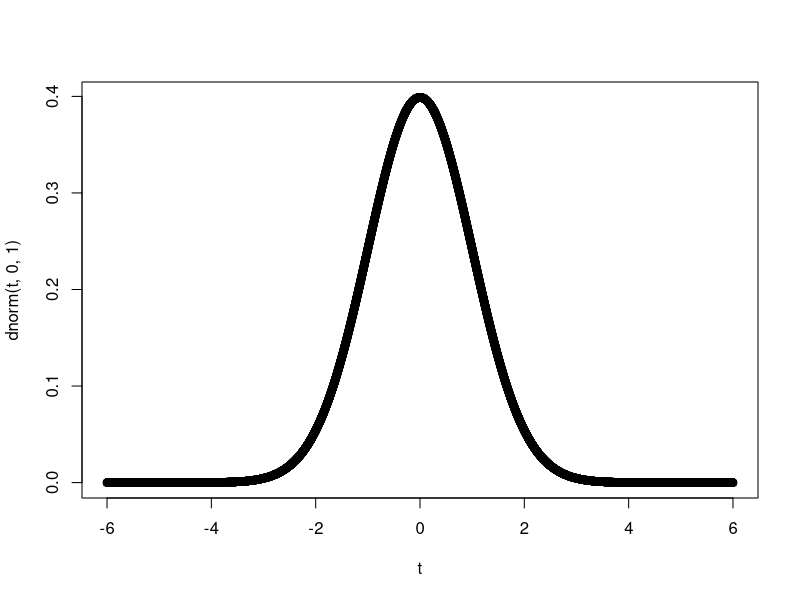
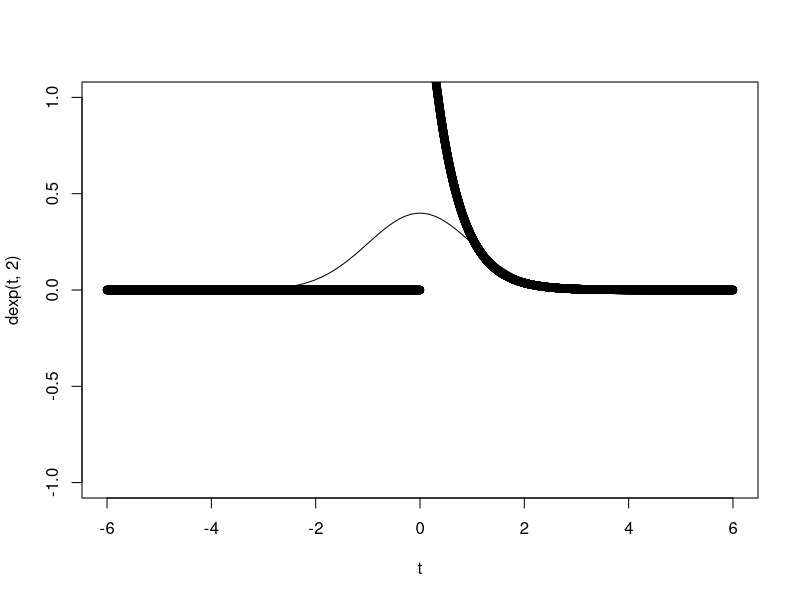
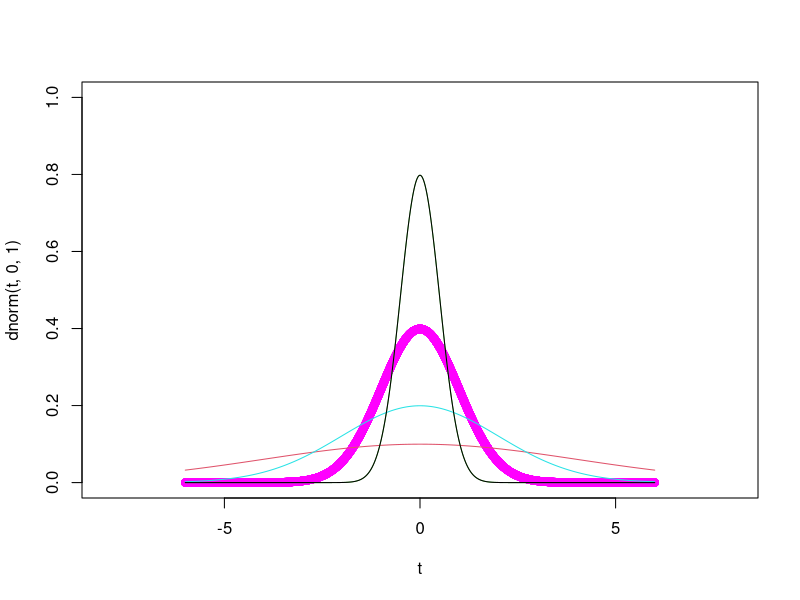
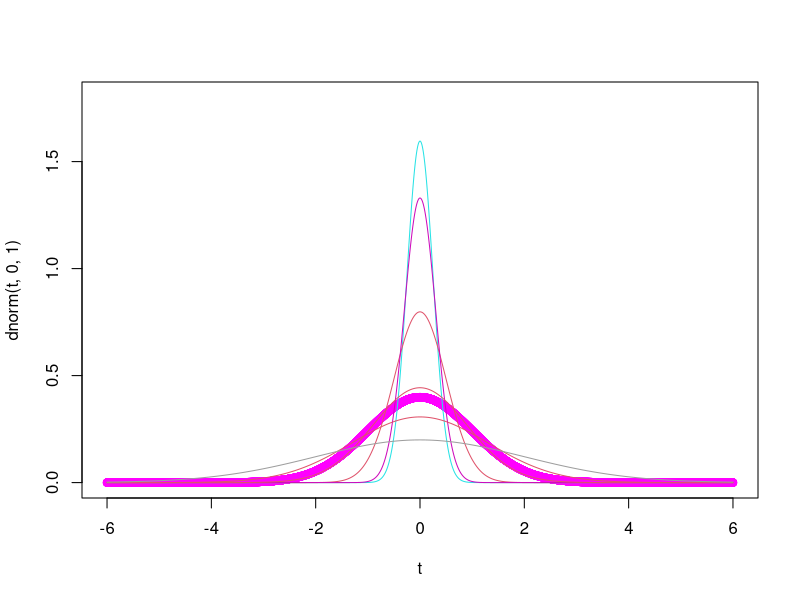

These charts were generated, in order, by the following R code:
#Repartitii de v.a.
#1.d+nume_repartitie=functie de masa(caz discret)/functia de densitate(caz continuu)
#dgeom(x,p)
#dbinom(x,n,p)
dbinom(3,5,0.4)
#P(X=3)
#dexp(x,lambda)
dexp(3,1)
#NU mai e o probabilitate
#2. p+nume_repartitie=functia de repartitie
 #  pbinom(x,n,p)
   #P(X<=x)
   pbinom(3,5,0.4)
#3. r+nume_repartitie=genereaza valori din acel tip de repartitie
 #  rbinom(nr,n,p)
   rbinom(3,5,0.4)
   #Reprezentari grafice de functii
   #Functia densitate de probabilitate a repartitiei normale
   t <- seq(-6,6,0.001)
   plot(t,dnorm(t,0,1))
   plot(t,dexp(t,2),ylim=c(0,0.))
   #ATENTIE: IN R parametrii normalei sunt media si abaterea medie standard
   y <- rnorm(100,0,1)
   
   poz <- y[y>0]
   prob_nr_poz <- length(poz)/10^2
   neg <- y[y<0]
   prob_nr_neg <- length(neg)/10^2
   
   y <- rnorm(1000000,0,1)
   
   length(y[(y>-3)&(y<3)])
  
   lines(t,dnorm(t,0,1))
   plot(t,dnorm(t,0,1),col="magenta",xlim=c(-8,8),ylim=c(0,1))
   lines(t,dnorm(t,0,4), col=2)
   lines(t,dnorm(t,0,0.5), col=3)
   lines(t,dnorm(t,0,2), col=5)
   lines(t,dnorm(t,0,0.5),col=1)
   
   z <- rnorm(1000,2,1)
   length(z[z< -2])
   
   plot(t,dnorm(t,0,1),col="magenta",ylim=c(0,1.8))
   for (i in c(0.25,0.5,0.3,0.9,1.3,2)) lines(t,dnorm(t,0,i), col=i*20)
   